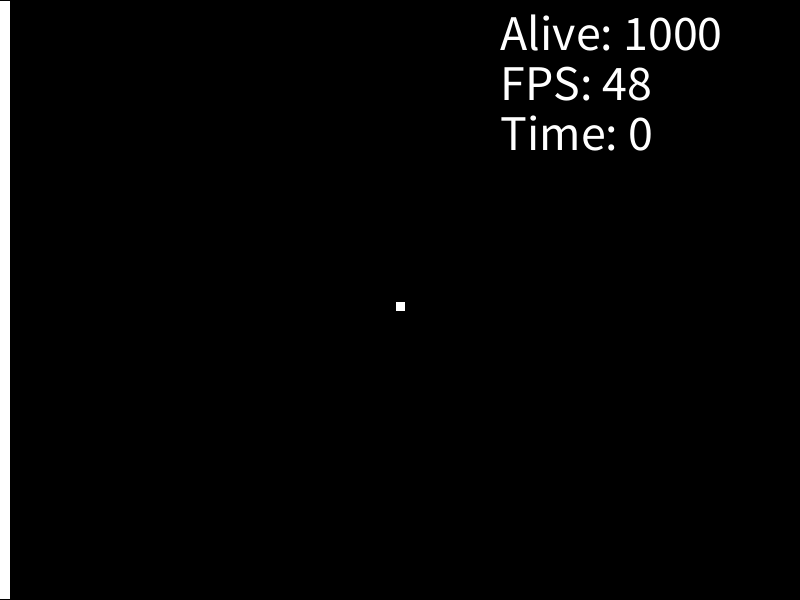
Frame 1 (no input)
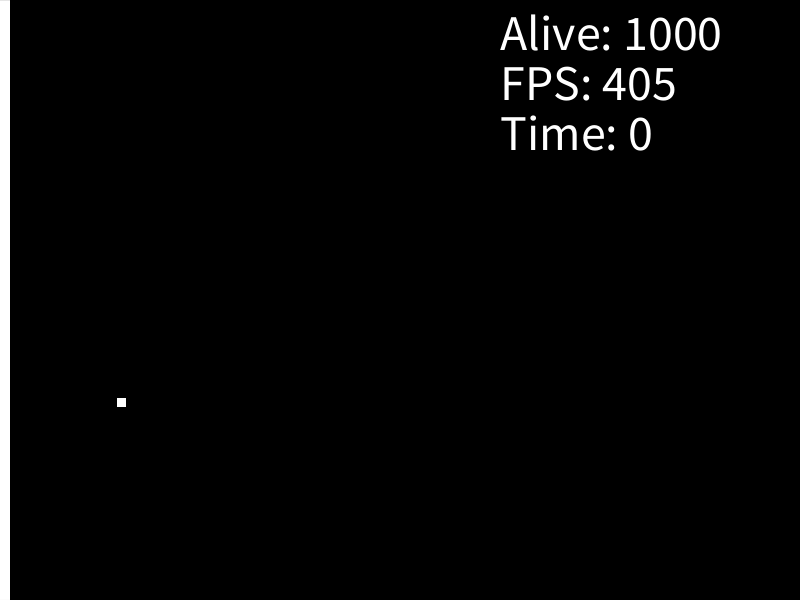
Frame 60 (the mouse pressed at the canvas centre just before this capture)
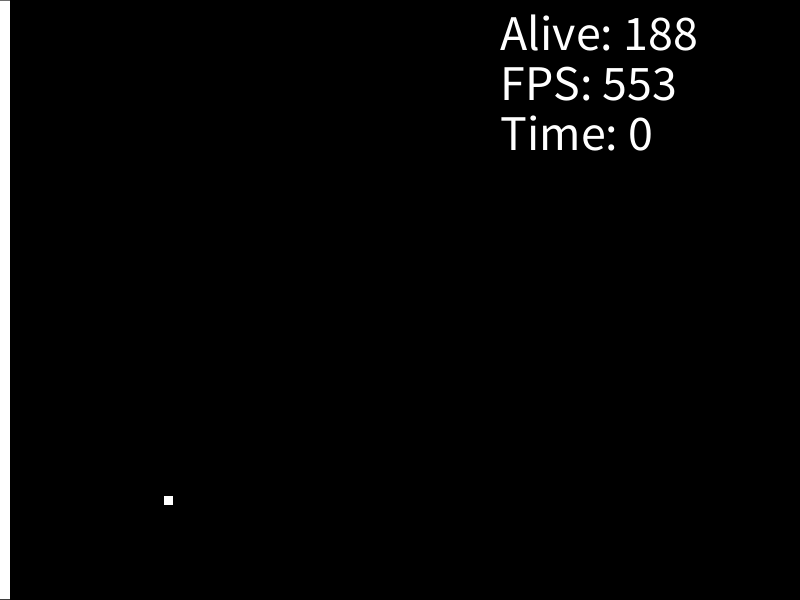
Frame 120 (the mouse held since frame 60 and released just before this capture)

The Processing sketch that drew these frames (run headless with seeded random() and noise(); from frame 60 on, the mouse is pressed at the canvas centre):

// Processing sketch: pong
// ── pong.pde
/*  Trying to evolve a PongPaddle to play Pong well.
 The PongPaddle will play the game on the left wall
 and the right wall will simply be a solid that the
 ball bounces off of. The PongPaddle has a count 
 variable that is incremented each frame and will be
 used to measure the fitness of the paddle.
 */
import java.util.*;

PongBall ball;
PongPaddle[] paddles;
int numbPaddles = 1000;
boolean showAll = true;
int start;

boolean displayAny = true;

void setup() {
  size(800, 600);
  paddles = new PongPaddle[ numbPaddles ];
  for (int i = 0; i < paddles.length; i++) {
    paddles[i] = new PongPaddle();
  }
  resetBall();
  frameRate(2500);
  start = millis();
}

void draw() {
  
  if (frameCount % 4000 == 0) println("\t\tfr: " + frameRate);

  boolean anyAlive = false;
  int aliveCount = 0;
  for (PongPaddle paddle : paddles) {
    if (paddle.alive) {
      anyAlive = true;
      aliveCount++;
    }
  }
  
  if (displayAny) {
    background(0);
    textSize(50);
    int offset = 300;
    text("Alive: "+aliveCount, width - offset, 50);
    text("FPS: " + (int)(frameRate), width - offset, 100);
    text("Time: " + (int)((millis() - start)/1000), width - offset, 150);
  }

  //if any paddle is still alive
  if (anyAlive) {
    
    for ( PongPaddle paddle : paddles) {
      paddle.update();
    }
    
    if(showAll) {
      for ( PongPaddle paddle : paddles) {
        paddle.display();
      } 
    }
    else {
      paddles[0].display();
    }
    
    ball.update();
    ball.display();
    checkPaddleForCollisionWithBall();
  } else {
    nextGeneration();
    resetBall();
  }
}

void keyPressed() {
  if(key == ' ') {
    showAll = !showAll; 
  }
  if (key == 'd') {
    displayAny = !displayAny;
    background(80);
  }
}

void checkPaddleForCollisionWithBall() {
  boolean anyCollisions = false;
  for ( PongPaddle paddle : paddles ) {
    if ( ball.x <= paddle.x  && ball.y + ball.size >= paddle.y && ball.y <= paddle.y + paddle.h &&
      ball.dir.x < 0 && ball.x - ball.dir.x >= paddle.x)
    {
      anyCollisions = true;
      //DO NOT MODIFY THE BALL UNTIL WE HAVE CHECKED IT AGAINST ALL PADDLES
      //ball.dir.x = - ball.dir.x;
    } else if ( ball.x <= paddle.x ) {
      paddle.alive = false;
      paddle.count += Math.abs(height - Math.abs(paddle.y + paddle.w/2 - ball.y - ball.size/2));
    }
  }
  
  //NOW MODIFY THE BALL IF THERE WERE ANY COLLISIONS
  if(anyCollisions) {
    ball.dir.x = - ball.dir.x;
  }
}

void nextGeneration() {
  Arrays.sort(paddles);
  println("Best: " + paddles[numbPaddles - 1].count);
  PongPaddle[] next = new PongPaddle[numbPaddles];
  //make a perfect copy of the best one
  next[0] = paddles[numbPaddles - 1].makePerfectCopy();  
  
  //and then imperfect copies of the best ones
  for (int i = 1; i < next.length; i++) {
    if (i < 600) {
      next[i] = paddles[numbPaddles - 1].makeImperfectCopy();
    }
    else if(i < 700) {
      next[i] = paddles[numbPaddles - 2].makeImperfectCopy();
    }
    else if(i < 775) {
      next[i] = paddles[numbPaddles - 3].makeImperfectCopy();
    }
    else if(i < 825) {
      next[i] = paddles[numbPaddles - 4].makeImperfectCopy(); 
    }
    else {
      next[i] = new PongPaddle(); 
    }
  }
  

  paddles = next;
  
}


void resetBall() {
  ball = new PongBall( width/2, height/2, new PVector(-0.723, 0.2485) );
}





/////////////////////////////////////////////////////////////////////////////////////////////////////////////////////
class PongBall {
  
  float x, y;
  PVector dir;
  float speed = 5;
  float size = 10;
  
  PongBall(float x, float y, PVector dir) {
    this.x = x;
    this.y = y;
    this.dir = dir;
    this.dir.normalize();
    this.dir.mult( speed );
  }
  
  
  void update() {
    x += dir.x;
    y += dir.y;
    if(x + size >= width) {
      x = width - size; 
      dir.x = -dir.x;
    }
    if(y <= 0) {
      y = 0;
      dir.y = -dir.y;
    }
    else if(y + size >= height) {
      y = height - size;
      dir.y = -dir.y;
    }
  }
  
  void display() {
    if (displayAny) {
      fill(255);
      stroke(0);
      rect(x, y, size, size);
    }
  }
}



///////////////////////////////////////////////////////////////////////////////////////

class PongPaddle implements Comparable{

  float x, y;
  float[] yList;
  float w = 10, h = 100;
  int pos;
  int numbPositions = 10000;
  boolean alive = true;
  float alpha = 255;
  int count = 0;

  PongPaddle() {
    x = 0;
    y = height/2;
    yList = new float[numbPositions];

    for (int i = 0; i < yList.length; i++) {
      yList[i] = random( 0, height - h );
    }
    pos = 0;
  }

  void update() {
    if (alive) {
      y = yList[pos];
      pos++;
      pos %= yList.length;
      //10 per frame, but get a bonus for how close you are when done
      count += 10;                  
    } else {
      alpha = 1;
    }
  }

  void display() {
    if (displayAny) {
      fill(255, alpha);
      noStroke();
      rect(x, y, w, h);
    }
  }


  PongPaddle makeImperfectCopy( ) {
    PongPaddle copy = new PongPaddle();
    for (int i = 0; i < yList.length; i++) {
     copy.yList[i] = yList[i];
     if(Math.random() < .1) {
       copy.yList[i] = random( 0, height - h ); 
     }
    }
    return copy;
  }
  
  PongPaddle makePerfectCopy( ) {
    PongPaddle copy = new PongPaddle();
    for (int i = 0; i < yList.length; i++) {
     copy.yList[i] = yList[i];
    }
    return copy;
  }
  
  
  int compareTo(Object o) {
    PongPaddle other = (PongPaddle)o;
    return this.count - other.count;
  }
}
